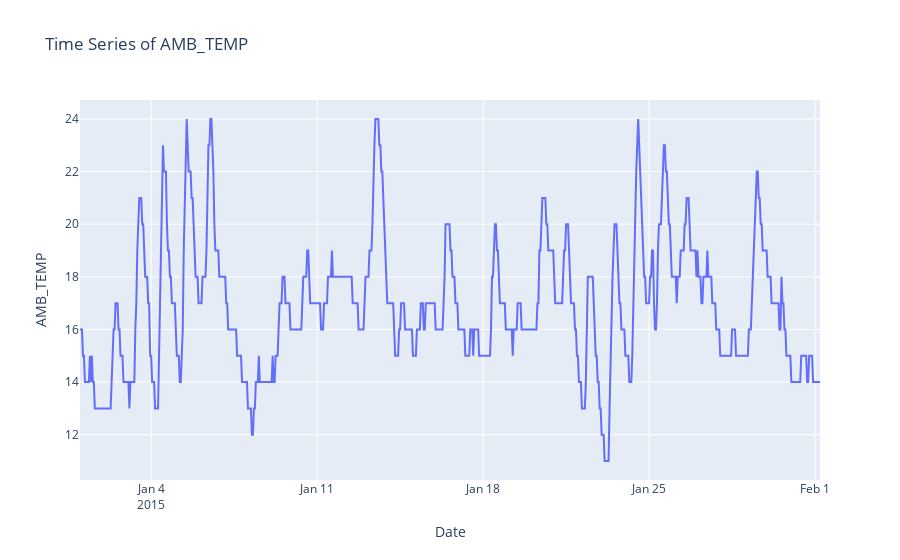

Write notebook code for a chart like this one.
### Markdown cell above
# Showing the Time Series Line for each column

### Code cell
diag=px.line(x=dtfr['time'].head(750),y=dtfr['AMB_TEMP'].head(750),labels={'x':'Date','y':'AMB_TEMP'},title='Time Series of AMB_TEMP')
diag.show()

### Figure 1 — Plotly figure (JSON) as saved in the notebook; plotly's stock layout.template omitted (floating-point values rounded to 4 significant figures; data arrays with more than 128 entries replaced by an {"elided": "..."} marker saying what was removed)
{"data": [{"hovertemplate": "Date=%{x}<br>AMB_TEMP=%{y}<extra></extra>", "legendgroup": "", "line": {"color": "#636efa", "dash": "solid"}, "marker": {"symbol": "circle"}, "mode": "lines", "name": "", "orientation": "v", "showlegend": false, "type": "scatter", "x": {"elided": "750 str values"}, "xaxis": "x", "y": {"elided": "750 int values"}, "yaxis": "y"}], "layout": {"legend": {"tracegroupgap": 0}, "title": {"text": "Time Series of AMB_TEMP"}, "xaxis": {"anchor": "y", "domain": [0, 1], "title": {"text": "Date"}}, "yaxis": {"anchor": "x", "domain": [0, 1], "title": {"text": "AMB_TEMP"}}}}
